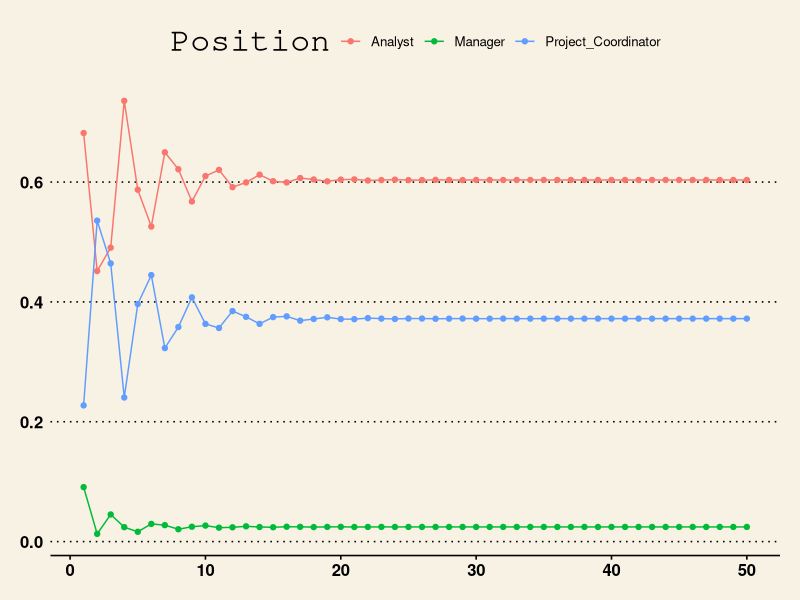
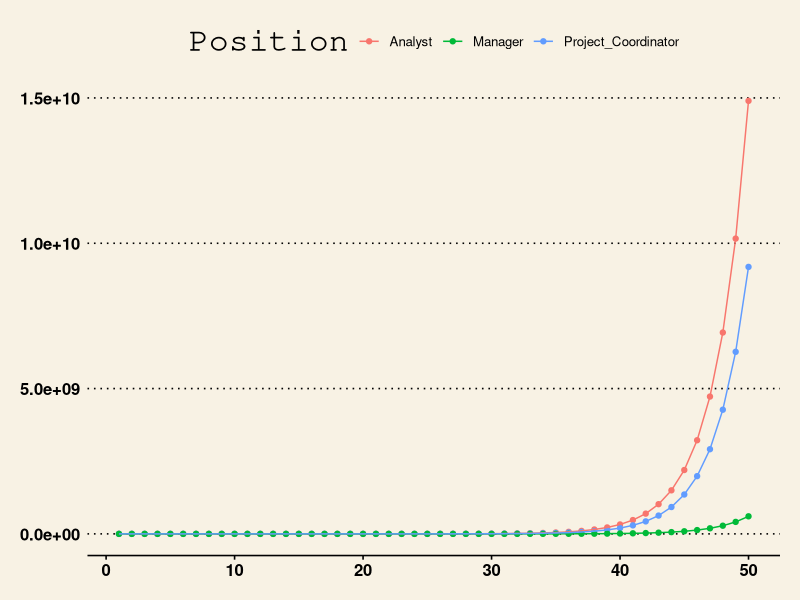

Source code (R) for these figures, in order:
## ---- chunk 1
knitr::opts_chunk$set(echo = TRUE, warning = F, message = F)
library(tidyverse)
library(ggplot2)
library(expm)
## ---- chunk 2

initial <- c(45, 15, 6)

## ---- chunk 3

transition <- matrix(c(   0.25, 0.00, 30,
                          0.75, 0.25, 0.00,
                          0.00, 0.08, 0.25  ), 3, 3, byrow = T)
## ---- chunk 4

df <- matrix(, nrow = 50, ncol = 3)

count <- 0

for(i in 1:50){
  count <- count + 1
  
  if(i == 1){
    
    df[count,] = initial
  
  }
  else{
    
    df[count,] = transition%^%i %*% initial
  }
  
}

## ---- chunk 5

df <- data.frame(df)
names(df) <- c("Analyst", "Project_Coordinator", "Manager")
df$Time <- rep(1:nrow(df))

data_f <- df %>%
  gather(Analyst, Project_Coordinator, Manager, key = "Position", value = "Num_People")

total_value <- data_f %>%
  group_by(Time) %>%
  summarise(
    total = sum(Num_People)
  )

data_f <- left_join(data_f, total_value)


data_f <- data_f %>%
  mutate(Proportion = Num_People / total)

## ---- chunk 6
library(ggthemes)

ggplot(data_f, aes(x = Time, y = Proportion, color = Position)) + 
  geom_point() + 
  geom_line() + 
  theme_wsj()

## ---- chunk 7

ggplot(data_f, aes(x = Time, y = Num_People, color = Position)) + 
  geom_point() + 
  geom_line() + 
  theme_wsj()
